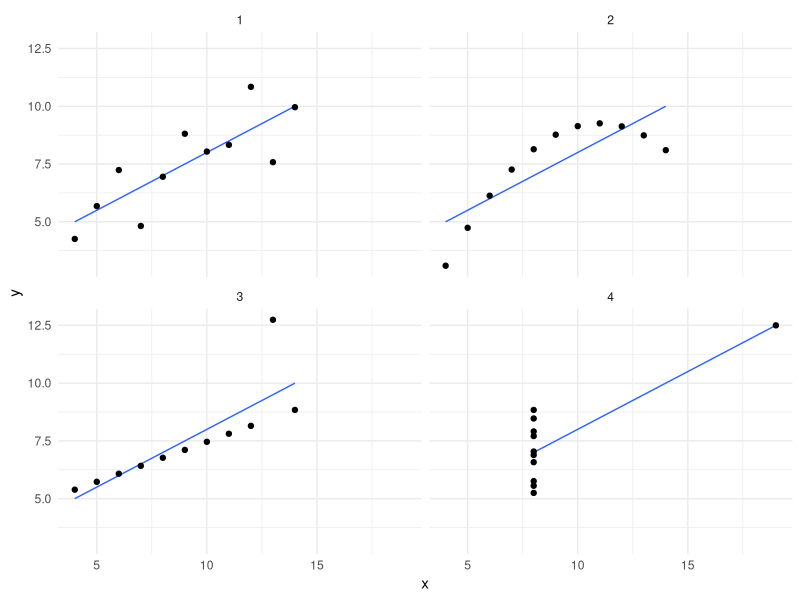

This chart was generated by the following R code: (Note: this script raises an error after producing the figure.)
## ---- chunk 1
library(tidyverse)
theme_set(theme_minimal())

anscombe_long <- anscombe %>%
    mutate(n_obs = 1:n()) %>%
    gather(key, value, -n_obs) %>%
    separate(key, c("var", "dataset"), 1) %>%
    spread(var, value)

ggplot(anscombe_long, aes(x, y)) +
    geom_smooth(method = "lm", se = FALSE, size = 0.5) +
    geom_point() +
    facet_wrap(~dataset)

## ---- chunk 2
knitr::include_graphics('images/tufte_cancer.jpg')
## ---- chunk 3
knitr::include_graphics('images/nyt.png')
## ---- chunk 4
knitr::include_graphics('images/barras_moire.jpg')
## ---- chunk 5
knitr::include_graphics('images/france_plot.jpg')
## ---- chunk 6
ggplot(airquality, aes(x=Solar.R, y=Ozone)) + geom_point() +
    geom_smooth(method = "loess", span = 1)
## ---- chunk 7
airquality$Wind_cat <- cut(airquality$Wind,
            breaks = quantile(airquality$Wind, c(0, 1/3, 2/3, 1)),
            include.lowest = TRUE)
ggplot(airquality, aes(x=Solar.R, y=Ozone)) + geom_point() +
    facet_wrap(~Wind_cat) +
    geom_smooth(method = "loess", span = 0.8, se = FALSE,
                method.args = list(degree = 1, family="symmetric"))
## ---- chunk 8
knitr::include_graphics('images/tinta_datos.jpg')
## ---- chunk 9
knitr::include_graphics('images/tabla_tinta_datos.jpg')
## ---- chunk 10
knitr::include_graphics('images/tabla_2_tinta_datos.jpg')
## ---- chunk 11
knitr::include_graphics('images/ejemplo_enigh.png')
## ---- chunk 12
knitr::include_graphics('images/ejemplo_csi.png')
## ---- chunk 13
knitr::include_graphics('images/cleveland_tasks.png')
## ---- chunk 14
knitr::include_graphics('images/heer-bostock_results.png')
## ---- chunk 15
knitr::include_graphics('images/minard.png')
